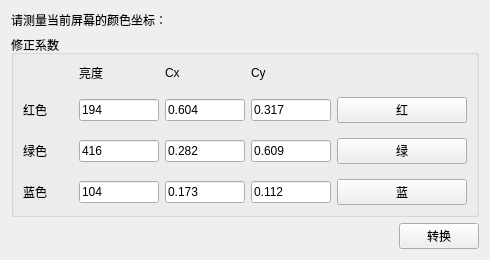
<?xml version="1.0" encoding="UTF-8"?>
<ui version="4.0">
 <class>ColorGamutCalibration</class>
 <widget class="QWidget" name="ColorGamutCalibration">
  <property name="geometry">
   <rect>
    <x>0</x>
    <y>0</y>
    <width>490</width>
    <height>230</height>
   </rect>
  </property>
  <property name="windowTitle">
   <string>色域精细校准</string>
  </property>
  <layout class="QVBoxLayout" name="verticalLayout">
   <item>
    <widget class="QLabel" name="label">
     <property name="text">
      <string>请测量当前屏幕的颜色坐标：</string>
     </property>
    </widget>
   </item>
   <item>
    <widget class="QGroupBox" name="groupBox">
     <property name="title">
      <string>修正系数</string>
     </property>
     <layout class="QHBoxLayout" name="horizontalLayout">
      <item>
       <layout class="QGridLayout" name="gridLayout" rowstretch="1,1,1,1" columnstretch="0,1,1,1,0">
        <property name="horizontalSpacing">
         <number>6</number>
        </property>
        <property name="verticalSpacing">
         <number>15</number>
        </property>
        <item row="2" column="1">
         <widget class="QLineEdit" name="O_GL">
          <property name="minimumSize">
           <size>
            <width>80</width>
            <height>0</height>
           </size>
          </property>
          <property name="maximumSize">
           <size>
            <width>80</width>
            <height>16777215</height>
           </size>
          </property>
          <property name="text">
           <string>416</string>
          </property>
         </widget>
        </item>
        <item row="2" column="2">
         <widget class="QLineEdit" name="O_Gx">
          <property name="minimumSize">
           <size>
            <width>80</width>
            <height>0</height>
           </size>
          </property>
          <property name="maximumSize">
           <size>
            <width>80</width>
            <height>16777215</height>
           </size>
          </property>
          <property name="text">
           <string>0.282</string>
          </property>
         </widget>
        </item>
        <item row="0" column="3">
         <widget class="QLabel" name="labelCy">
          <property name="minimumSize">
           <size>
            <width>80</width>
            <height>0</height>
           </size>
          </property>
          <property name="maximumSize">
           <size>
            <width>80</width>
            <height>16777215</height>
           </size>
          </property>
          <property name="text">
           <string>Cy</string>
          </property>
         </widget>
        </item>
        <item row="1" column="1">
         <widget class="QLineEdit" name="O_RL">
          <property name="minimumSize">
           <size>
            <width>80</width>
            <height>0</height>
           </size>
          </property>
          <property name="maximumSize">
           <size>
            <width>80</width>
            <height>16777215</height>
           </size>
          </property>
          <property name="text">
           <string>194</string>
          </property>
         </widget>
        </item>
        <item row="3" column="3">
         <widget class="QLineEdit" name="O_By">
          <property name="minimumSize">
           <size>
            <width>80</width>
            <height>0</height>
           </size>
          </property>
          <property name="maximumSize">
           <size>
            <width>80</width>
            <height>16777215</height>
           </size>
          </property>
          <property name="text">
           <string>0.112</string>
          </property>
         </widget>
        </item>
        <item row="3" column="0">
         <widget class="QLabel" name="labelBlue">
          <property name="minimumSize">
           <size>
            <width>50</width>
            <height>0</height>
           </size>
          </property>
          <property name="maximumSize">
           <size>
            <width>50</width>
            <height>16777215</height>
           </size>
          </property>
          <property name="text">
           <string>蓝色</string>
          </property>
         </widget>
        </item>
        <item row="2" column="3">
         <widget class="QLineEdit" name="O_Gy">
          <property name="minimumSize">
           <size>
            <width>80</width>
            <height>0</height>
           </size>
          </property>
          <property name="maximumSize">
           <size>
            <width>80</width>
            <height>16777215</height>
           </size>
          </property>
          <property name="text">
           <string>0.609</string>
          </property>
         </widget>
        </item>
        <item row="0" column="2">
         <widget class="QLabel" name="labelCx">
          <property name="minimumSize">
           <size>
            <width>80</width>
            <height>0</height>
           </size>
          </property>
          <property name="maximumSize">
           <size>
            <width>80</width>
            <height>16777215</height>
           </size>
          </property>
          <property name="text">
           <string>Cx</string>
          </property>
         </widget>
        </item>
        <item row="1" column="2">
         <widget class="QLineEdit" name="O_Rx">
          <property name="minimumSize">
           <size>
            <width>80</width>
            <height>0</height>
           </size>
          </property>
          <property name="maximumSize">
           <size>
            <width>80</width>
            <height>16777215</height>
           </size>
          </property>
          <property name="text">
           <string>0.604</string>
          </property>
         </widget>
        </item>
        <item row="2" column="0">
         <widget class="QLabel" name="labelGreen">
          <property name="minimumSize">
           <size>
            <width>50</width>
            <height>0</height>
           </size>
          </property>
          <property name="maximumSize">
           <size>
            <width>50</width>
            <height>16777215</height>
           </size>
          </property>
          <property name="text">
           <string>绿色</string>
          </property>
         </widget>
        </item>
        <item row="3" column="1">
         <widget class="QLineEdit" name="O_BL">
          <property name="minimumSize">
           <size>
            <width>80</width>
            <height>0</height>
           </size>
          </property>
          <property name="maximumSize">
           <size>
            <width>80</width>
            <height>16777215</height>
           </size>
          </property>
          <property name="text">
           <string>104</string>
          </property>
         </widget>
        </item>
        <item row="3" column="2">
         <widget class="QLineEdit" name="O_Bx">
          <property name="minimumSize">
           <size>
            <width>80</width>
            <height>0</height>
           </size>
          </property>
          <property name="maximumSize">
           <size>
            <width>80</width>
            <height>16777215</height>
           </size>
          </property>
          <property name="text">
           <string>0.173</string>
          </property>
         </widget>
        </item>
        <item row="1" column="0">
         <widget class="QLabel" name="labelRed">
          <property name="minimumSize">
           <size>
            <width>50</width>
            <height>0</height>
           </size>
          </property>
          <property name="maximumSize">
           <size>
            <width>50</width>
            <height>16777215</height>
           </size>
          </property>
          <property name="text">
           <string>红色</string>
          </property>
         </widget>
        </item>
        <item row="0" column="1">
         <widget class="QLabel" name="labelBrightness">
          <property name="minimumSize">
           <size>
            <width>80</width>
            <height>0</height>
           </size>
          </property>
          <property name="maximumSize">
           <size>
            <width>80</width>
            <height>16777215</height>
           </size>
          </property>
          <property name="text">
           <string>亮度</string>
          </property>
         </widget>
        </item>
        <item row="1" column="3">
         <widget class="QLineEdit" name="O_Ry">
          <property name="minimumSize">
           <size>
            <width>80</width>
            <height>0</height>
           </size>
          </property>
          <property name="maximumSize">
           <size>
            <width>80</width>
            <height>16777215</height>
           </size>
          </property>
          <property name="text">
           <string>0.317</string>
          </property>
         </widget>
        </item>
        <item row="1" column="4">
         <widget class="QPushButton" name="pushButtonR">
          <property name="text">
           <string>红</string>
          </property>
         </widget>
        </item>
        <item row="2" column="4">
         <widget class="QPushButton" name="pushButtonG">
          <property name="text">
           <string>绿</string>
          </property>
         </widget>
        </item>
        <item row="3" column="4">
         <widget class="QPushButton" name="pushButtonB">
          <property name="text">
           <string>蓝</string>
          </property>
         </widget>
        </item>
       </layout>
      </item>
     </layout>
    </widget>
   </item>
   <item>
    <layout class="QHBoxLayout" name="horizontalLayout_2">
     <item>
      <spacer name="horizontalSpacer">
       <property name="orientation">
        <enum>Qt::Horizontal</enum>
       </property>
       <property name="sizeHint" stdset="0">
        <size>
         <width>40</width>
         <height>20</height>
        </size>
       </property>
      </spacer>
     </item>
     <item>
      <widget class="QPushButton" name="pushButtonConfig">
       <property name="text">
        <string>转换</string>
       </property>
      </widget>
     </item>
    </layout>
   </item>
  </layout>
 </widget>
 <resources/>
 <connections/>
</ui>
